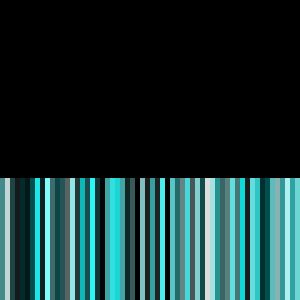
Frame 1 (no input)
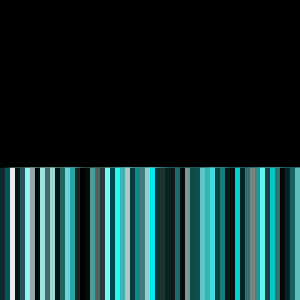
Frame 60 (the mouse pressed at the canvas centre just before this capture)
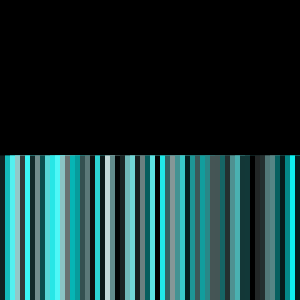
Frame 120 (the mouse held since frame 60 and released just before this capture)

The Processing sketch that drew these frames (run headless with seeded random() and noise(); from frame 60 on, the mouse is pressed at the canvas centre):

// Processing sketch: processing_14104
// ── processing_14104.pde


void setup(){
  size(300,300);
  colorMode(HSB, 360,100,100);
}
void draw(){
  background(0,0,0);
   
  for(int a=0; a<300; a=a+30){
    for(int b=0; b<300; b=b+5){
    float y= sin(radians(a+frameCount)*0.1)*100;
     float z= cos(radians(a+frameCount)*0.1)*100;
    noStroke();
    fill(180,random(100),random(100));
    rect(b,z*2,y*2,300);
  }
}
}
